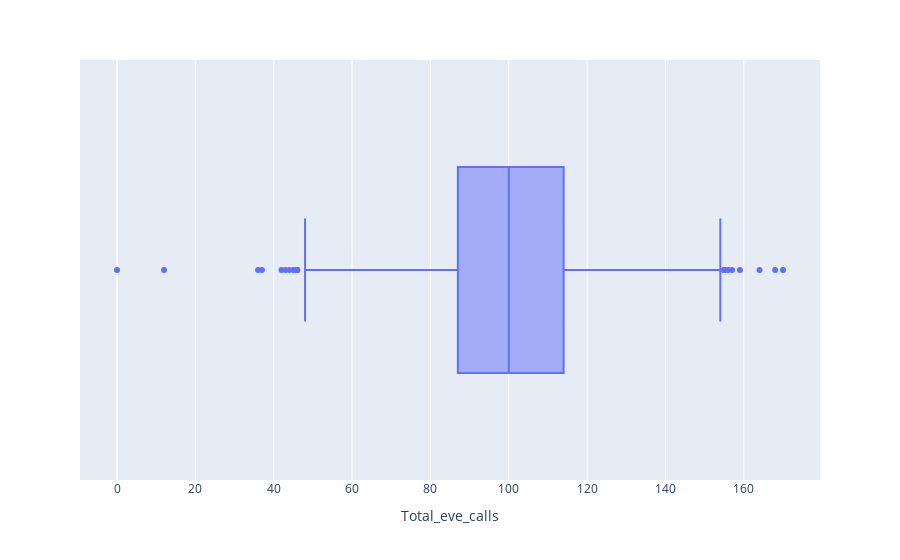

Source (notebook cell):
### Code cell
px.box(df, x= "Total_eve_calls")

### Figure 1 — Plotly figure (JSON) as saved in the notebook; plotly's stock layout.template omitted (floating-point values rounded to 4 significant figures; data arrays with more than 128 entries replaced by an {"elided": "..."} marker saying what was removed)
{"data": [{"alignmentgroup": "True", "hovertemplate": "Total_eve_calls=%{x}<extra></extra>", "legendgroup": "", "marker": {"color": "#636efa"}, "name": "", "notched": false, "offsetgroup": "", "orientation": "h", "showlegend": false, "type": "box", "x": {"elided": "3333 int values"}, "x0": " ", "xaxis": "x", "y0": " ", "yaxis": "y"}], "layout": {"boxmode": "group", "legend": {"tracegroupgap": 0}, "margin": {"t": 60}, "xaxis": {"anchor": "y", "domain": [0, 1], "title": {"text": "Total_eve_calls"}}, "yaxis": {"anchor": "x", "domain": [0, 1]}}}
